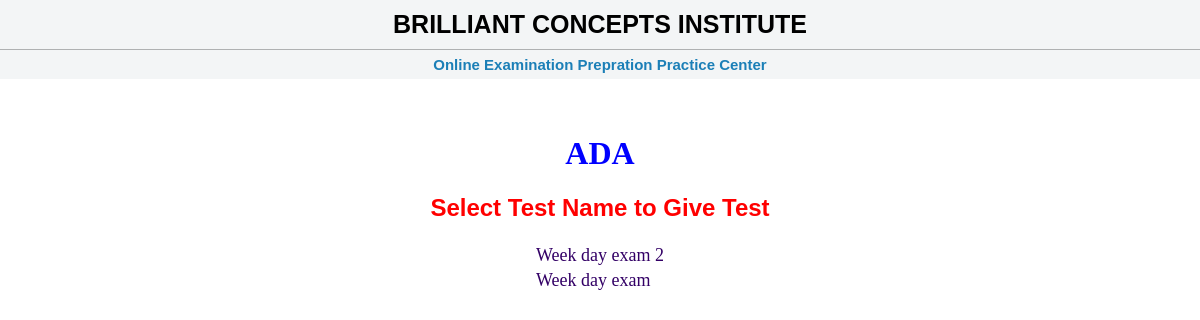
Page /quiz_portal/php/showtest.php?subid=9 (signed in) on the committed database.
### tables this page shows
CREATE TABLE `mst_subject` (
  `sub_id` int(5) NOT NULL,
  `sub_name` varchar(25) DEFAULT NULL,
  `centre_code` int(6) NOT NULL
);

CREATE TABLE `mst_test` (
  `test_id` int(5) NOT NULL,
  `sub_id` int(5) DEFAULT NULL,
  `test_name` varchar(30) DEFAULT NULL,
  `total_que` varchar(15) DEFAULT NULL
);

### quiz_portal/php/showtest.php (the view, shortened to what this page needs)
<!DOCTYPE HTML PUBLIC "-//W3C//DTD HTML 4.01 Transitional//EN" "http://www.w3.org/TR/html4/loose.dtd">
<html>
<head>
<link href="quiz.css" rel="stylesheet" type="text/css">
</head>
<body>
<?php
include("header.php");
include("database.php");
extract($_GET);
$rs1=mysqli_query($cn, "SELECT * FROM mst_subject WHERE sub_id=$subid");
$row1=mysqli_fetch_array($rs1);
echo "<h1 align=center><font color=blue> $row1[1]</font></h1>";
$rs=mysqli_query($cn, "SELECT * FROM mst_test WHERE sub_id=$subid");
echo "<h2 class=head1>Select Test Name to Give Test </h2>";
echo "<table align=center>";
while($row=mysqli_fetch_row($rs))
{
	echo "<tr><td><a href=quiz_home.php?testid=$row[0]&subid=$subid><font size=4>$row[2]</font></a>";
}
echo "</table>";
?>
</body>
</html>

### quiz_portal/php/quiz.css (style rules this page uses)
body { margin-left: 0px; margin-top: 0px; }
a:link { color: #330066; text-decoration: none; }
.head1 { font-family: Arial, Helvetica, sans-serif; font-size: 24px; color: #FF0000; text-align: center; font-weight: bold; }

### quiz_portal/php/css/decor2.css (style rules this page uses)
body { margin:0px; padding:0px; -webkit-user-select:none; }

### rows in the picture
mst_subject: sub_name "ADA"
mst_test: test_name "Week day exam 2"
mst_test: test_name "Week day exam"
